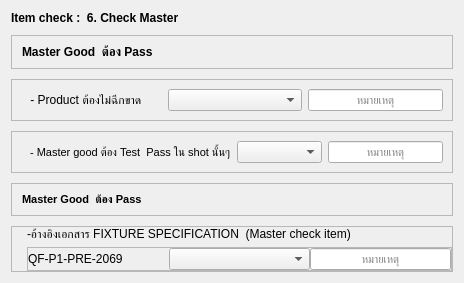
                                 <widget class="QWidget" name="tab_3">
                                  <attribute name="title">
                                   <string>6.Check Master</string>
                                  </attribute>
                                  <layout class="QVBoxLayout" name="verticalLayout_21">
                                   <item alignment="Qt::AlignTop">
                                    <widget class="QWidget" name="widget_18" native="true">
                                     <layout class="QVBoxLayout" name="verticalLayout_20">
                                      <property name="spacing">
                                       <number>10</number>
                                      </property>
                                      <property name="leftMargin">
                                       <number>0</number>
                                      </property>
                                      <property name="topMargin">
                                       <number>0</number>
                                      </property>
                                      <property name="rightMargin">
                                       <number>0</number>
                                      </property>
                                      <property name="bottomMargin">
                                       <number>0</number>
                                      </property>
                                      <item alignment="Qt::AlignTop">
                                       <widget class="QLabel" name="label_29">
                                        <property name="font">
                                         <font>
                                          <family>Tahoma</family>
                                          <pointsize>9</pointsize>
                                          <bold>true</bold>
                                         </font>
                                        </property>
                                        <property name="text">
                                         <string>Item check :  6. Check Master</string>
                                        </property>
                                       </widget>
                                      </item>
                                      <item>
                                       <widget class="QFrame" name="frame_16">
                                        <property name="frameShape">
                                         <enum>QFrame::StyledPanel</enum>
                                        </property>
                                        <property name="frameShadow">
                                         <enum>QFrame::Raised</enum>
                                        </property>
                                        <layout class="QHBoxLayout" name="horizontalLayout_25">
                                         <property name="leftMargin">
                                          <number>10</number>
                                         </property>
                                         <item>
                                          <widget class="QLabel" name="label_33">
                                           <property name="font">
                                            <font>
                                             <family>Tahoma</family>
                                             <pointsize>9</pointsize>
                                             <bold>true</bold>
                                            </font>
                                           </property>
                                           <property name="text">
                                            <string>Master Good  ต้อง Pass </string>
                                           </property>
                                          </widget>
                                         </item>
                                        </layout>
                                       </widget>
                                      </item>
                                      <item>
                                       <widget class="QFrame" name="frame_14">
                                        <property name="frameShape">
                                         <enum>QFrame::StyledPanel</enum>
                                        </property>
                                        <property name="frameShadow">
                                         <enum>QFrame::Raised</enum>
                                        </property>
                                        <layout class="QHBoxLayout" name="horizontalLayout_23">
                                         <property name="leftMargin">
                                          <number>15</number>
                                         </property>
                                         <item>
                                          <widget class="QLabel" name="label_32">
                                           <property name="font">
                                            <font>
                                             <family>Tahoma</family>
                                             <pointsize>9</pointsize>
                                             <bold>false</bold>
                                            </font>
                                           </property>
                                           <property name="text">
                                            <string> - Product ต้องไม่ฉีกขาด </string>
                                           </property>
                                          </widget>
                                         </item>
                                         <item>
                                          <widget class="QComboBox" name="comboBox_11">
                                           <property name="sizePolicy">
                                            <sizepolicy hsizetype="Preferred" vsizetype="Preferred">
                                             <horstretch>0</horstretch>
                                             <verstretch>0</verstretch>
                                            </sizepolicy>
                                           </property>
                                           <property name="minimumSize">
                                            <size>
                                             <width>84</width>
                                             <height>20</height>
                                            </size>
                                           </property>
                                           <item>
                                            <property name="text">
                                             <string />
                                            </property>
                                           </item>
                                           <item>
                                            <property name="text">
                                             <string>Pass</string>
                                            </property>
                                           </item>
                                           <item>
                                            <property name="text">
                                             <string>Not pass</string>
                                            </property>
                                           </item>
                                           <item>
                                            <property name="text">
                                             <string>Not check</string>
                                            </property>
                                           </item>
                                          </widget>
                                         </item>
                                         <item>
                                          <widget class="QLineEdit" name="lineEdit_14">
                                           <property name="sizePolicy">
                                            <sizepolicy hsizetype="Preferred" vsizetype="Preferred">
                                             <horstretch>0</horstretch>
                                             <verstretch>0</verstretch>
                                            </sizepolicy>
                                           </property>
                                           <property name="minimumSize">
                                            <size>
                                             <width>115</width>
                                             <height>19</height>
                                            </size>
                                           </property>
                                           <property name="font">
                                            <font>
                                             <family>Tahoma</family>
                                             <pointsize>8</pointsize>
                                             <bold>false</bold>
                                            </font>
                                           </property>
                                           <property name="alignment">
                                            <set>Qt::AlignCenter</set>
                                           </property>
                                           <property name="placeholderText">
                                            <string>หมายเหตุ</string>
                                           </property>
                                          </widget>
                                         </item>
                                        </layout>
                                       </widget>
                                      </item>
                                      <item>
                                       <widget class="QFrame" name="frame_15">
                                        <property name="frameShape">
                                         <enum>QFrame::StyledPanel</enum>
                                        </property>
                                        <property name="frameShadow">
                                         <enum>QFrame::Raised</enum>
                                        </property>
                                        <layout class="QHBoxLayout" name="horizontalLayout_24">
                                         <property name="leftMargin">
                                          <number>15</number>
                                         </property>
                                         <item>
                                          <widget class="QLabel" name="label_31">
                                           <property name="font">
                                            <font>
                                             <family>Tahoma</family>
                                             <pointsize>8</pointsize>
                                             <bold>false</bold>
                                            </font>
                                           </property>
                                           <property name="text">
                                            <string> - Master good ต้อง Test  Pass ใน shot นั้นๆ</string>
                                           </property>
                                          </widget>
                                         </item>
                                         <item>
                                          <widget class="QComboBox" name="comboBox_10">
                                           <property name="sizePolicy">
                                            <sizepolicy hsizetype="Preferred" vsizetype="Preferred">
                                             <horstretch>0</horstretch>
                                             <verstretch>0</verstretch>
                                            </sizepolicy>
                                           </property>
                                           <property name="minimumSize">
                                            <size>
                                             <width>84</width>
                                             <height>20</height>
                                            </size>
                                           </property>
                                           <item>
                                            <property name="text">
                                             <string />
                                            </property>
                                           </item>
                                           <item>
                                            <property name="text">
                                             <string>Pass</string>
                                            </property>
                                           </item>
                                           <item>
                                            <property name="text">
                                             <string>Not pass</string>
                                            </property>
                                           </item>
                                           <item>
                                            <property name="text">
                                             <string>Not check</string>
                                            </property>
                                           </item>
                                          </widget>
                                         </item>
                                         <item>
                                          <widget class="QLineEdit" name="lineEdit_15">
                                           <property name="sizePolicy">
                                            <sizepolicy hsizetype="Preferred" vsizetype="Preferred">
                                             <horstretch>0</horstretch>
                                             <verstretch>0</verstretch>
                                            </sizepolicy>
                                           </property>
                                           <property name="minimumSize">
                                            <size>
                                             <width>115</width>
                                             <height>19</height>
                                            </size>
                                           </property>
                                           <property name="font">
                                            <font>
                                             <family>Tahoma</family>
                                             <pointsize>8</pointsize>
                                             <bold>false</bold>
                                            </font>
                                           </property>
                                           <property name="alignment">
                                            <set>Qt::AlignCenter</set>
                                           </property>
                                           <property name="placeholderText">
                                            <string>หมายเหตุ</string>
                                           </property>
                                          </widget>
                                         </item>
                                        </layout>
                                       </widget>
                                      </item>
                                      <item>
                                       <widget class="QFrame" name="frame_13">
                                        <property name="font">
                                         <font>
                                          <family>Tahoma</family>
                                          <pointsize>9</pointsize>
                                          <bold>false</bold>
                                         </font>
                                        </property>
                                        <property name="frameShape">
                                         <enum>QFrame::StyledPanel</enum>
                                        </property>
                                        <property name="frameShadow">
                                         <enum>QFrame::Raised</enum>
                                        </property>
                                        <layout class="QVBoxLayout" name="verticalLayout_22">
                                         <property name="leftMargin">
                                          <number>10</number>
                                         </property>
                                         <item>
                                          <widget class="QLabel" name="label_30">
                                           <property name="font">
                                            <font>
                                             <family>Tahoma</family>
                                             <pointsize>8</pointsize>
                                             <bold>true</bold>
                                            </font>
                                           </property>
                                           <property name="text">
                                            <string>Master Good  ต้อง Pass </string>
                                           </property>
                                          </widget>
                                         </item>
                                        </layout>
                                       </widget>
                                      </item>
                                      <item>
                                       <widget class="QFrame" name="frame_17">
                                        <property name="frameShape">
                                         <enum>QFrame::StyledPanel</enum>
                                        </property>
                                        <property name="frameShadow">
                                         <enum>QFrame::Raised</enum>
                                        </property>
                                        <layout class="QVBoxLayout" name="verticalLayout_23">
                                         <property name="leftMargin">
                                          <number>15</number>
                                         </property>
                                         <property name="topMargin">
                                          <number>0</number>
                                         </property>
                                         <property name="rightMargin">
                                          <number>0</number>
                                         </property>
                                         <property name="bottomMargin">
                                          <number>0</number>
                                         </property>
                                         <item>
                                          <widget class="QLabel" name="label_34">
                                           <property name="font">
                                            <font>
                                             <family>Tahoma</family>
                                             <pointsize>9</pointsize>
                                             <bold>false</bold>
                                            </font>
                                           </property>
                                           <property name="text">
                                            <string>-อ้างอิงเอกสาร FIXTURE SPECIFICATION  (Master check item) </string>
                                           </property>
                                          </widget>
                                         </item>
                                         <item>
                                          <widget class="QFrame" name="frame_18">
                                           <property name="frameShape">
                                            <enum>QFrame::StyledPanel</enum>
                                           </property>
                                           <property name="frameShadow">
                                            <enum>QFrame::Raised</enum>
                                           </property>
                                           <layout class="QHBoxLayout" name="horizontalLayout_22">
                                            <property name="spacing">
                                             <number>0</number>
                                            </property>
                                            <property name="leftMargin">
                                             <number>0</number>
                                            </property>
                                            <property name="topMargin">
                                             <number>0</number>
                                            </property>
                                            <property name="rightMargin">
                                             <number>0</number>
                                            </property>
                                            <property name="bottomMargin">
                                             <number>0</number>
                                            </property>
                                            <item>
                                             <widget class="QLabel" name="label_35">
                                              <property name="font">
                                               <font>
                                                <family>Tahoma</family>
                                                <pointsize>9</pointsize>
                                                <bold>false</bold>
                                               </font>
                                              </property>
                                              <property name="text">
                                               <string>QF-P1-PRE-2069</string>
                                              </property>
                                             </widget>
                                            </item>
                                            <item>
                                             <widget class="QComboBox" name="comboBox_9">
                                              <property name="sizePolicy">
                                               <sizepolicy hsizetype="Preferred" vsizetype="Preferred">
                                                <horstretch>0</horstretch>
                                                <verstretch>0</verstretch>
                                               </sizepolicy>
                                              </property>
                                              <property name="minimumSize">
                                               <size>
                                                <width>84</width>
                                                <height>20</height>
                                               </size>
                                              </property>
                                              <item>
                                               <property name="text">
                                                <string />
                                               </property>
                                              </item>
                                              <item>
                                               <property name="text">
                                                <string>Pass</string>
                                               </property>
                                              </item>
                                              <item>
                                               <property name="text">
                                                <string>Not pass</string>
                                               </property>
                                              </item>
                                              <item>
                                               <property name="text">
                                                <string>Not check</string>
                                               </property>
                                              </item>
                                             </widget>
                                            </item>
                                            <item>
                                             <widget class="QLineEdit" name="lineEdit_12">
                                              <property name="sizePolicy">
                                               <sizepolicy hsizetype="Preferred" vsizetype="Preferred">
                                                <horstretch>0</horstretch>
                                                <verstretch>0</verstretch>
                                               </sizepolicy>
                                              </property>
                                              <property name="minimumSize">
                                               <size>
                                                <width>115</width>
                                                <height>20</height>
                                               </size>
                                              </property>
                                              <property name="font">
                                               <font>
                                                <family>Tahoma</family>
                                                <pointsize>8</pointsize>
                                                <bold>false</bold>
                                               </font>
                                              </property>
                                              <property name="alignment">
                                               <set>Qt::AlignCenter</set>
                                              </property>
                                              <property name="placeholderText">
                                               <string>หมายเหตุ</string>
                                              </property>
                                             </widget>
                                            </item>
                                           </layout>
                                          </widget>
                                         </item>
                                        </layout>
                                       </widget>
                                      </item>
                                     </layout>
                                    </widget>
                                   </item>
                                  </layout>
                                 </widget>
